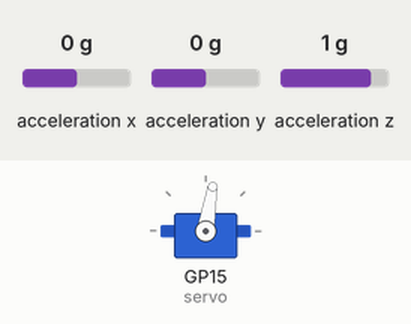
The program below on a simulated Raspberry Pi Pico running MicroPython. Parts: servo. Inputs (shaded band) come from the test bench; at power-on: acceleration y 0 g, acceleration z 1 g, acceleration x 0 g. Servo angles are drawn from the pulse width (0.5 ms = 0°, 2.5 ms = 180°); library files of the repository ran but are not shown: imu.py.

Above: at 1.4 s.
1.5 s: acceleration y set to -1.4 g
At 2.7 s:
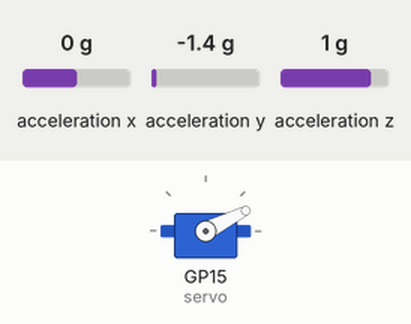
3.0 s: acceleration z set to -1.4 g
At 4.3 s:
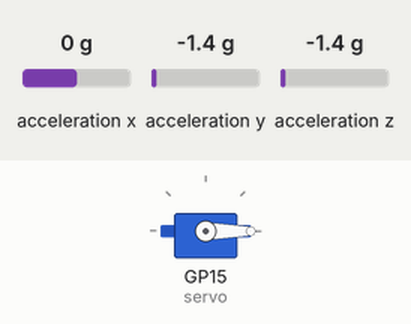
4.6 s: acceleration y set to -0.2 g
6.1 s: acceleration y set to 0.1 g
At 6.9 s:
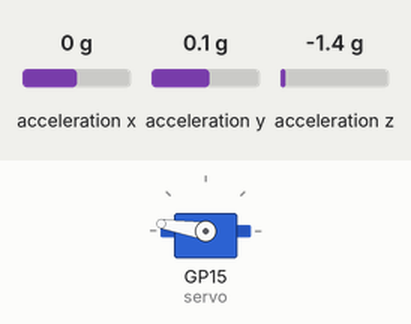
7.7 s: acceleration z set to 0.1 g
At 8.7 s:
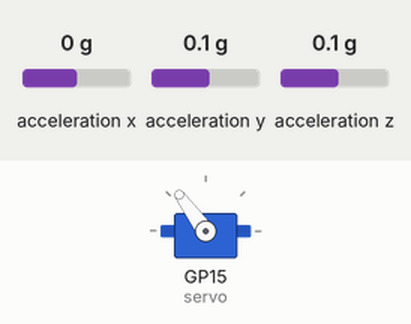
9.2 s: acceleration y set to -0.8 g
At 10.3 s:
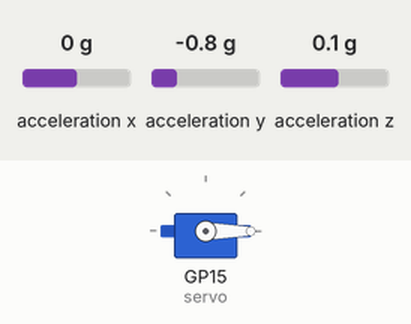
Timing chart, 0 to 11.7 s (numbered marks = the images above; inputs shaded):
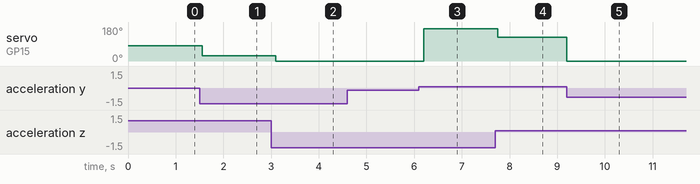

The program:

7.11_somatosensory_controller.py
```python
from imu import MPU6050
from machine import I2C, Pin, PWM
import utime
import math

# Initialize I2C communication for MPU6050
i2c = I2C(1, scl=Pin(7), sda=Pin(6))
mpu = MPU6050(i2c)

# Initialize PWM for the servo motor on GP15
servo = PWM(Pin(15))
servo.freq(50)  # Set frequency to 50Hz for servo

# Function to map angle to PWM duty cycle
def angle_to_duty(angle):
    # Convert angle (0-180) to duty cycle (0.5ms - 2.5ms pulse width)
    # Duty cycle range is from 2% to 12% for 0.5ms to 2.5ms at 50Hz
    duty_cycle = (angle / 18) + 2
    duty_u16 = int(duty_cycle / 100 * 65535)
    return duty_u16

# Function to get the tilt angle from accelerometer data
def get_tilt_angle():
    accel = mpu.accel
    x = accel.x
    y = accel.y
    z = accel.z
    angle = math.atan2(y, z) * (180 / math.pi)
    return angle + 90  # Adjust angle to range from 0 to 180

# Main loop
try:
    while True:
        angle = get_tilt_angle()
        if angle < 0:
            angle = 0
        elif angle > 180:
            angle = 180
        duty = angle_to_duty(angle)
        servo.duty_u16(duty)
        utime.sleep(0.1)
except KeyboardInterrupt:
    servo.deinit()
    print("Program stopped.")
```

Measured:
- the behaviour switches between -0.1 and 0 g on acceleration y (found by bisection; images 2 and 3)
- after the input at 1.5 s, servo on GP15 (servo): 81° → 27° after 0.05 s
- after the input at 3.0 s, servo on GP15 (servo): 27° → 0° after 0.10 s
- after the input at 4.6 s, every drawn part: stays the same
- after the input at 6.1 s, servo on GP15 (servo): 0° → 171° after 0.10 s
- after the input at 7.7 s, servo on GP15 (servo): 171° → 126° after 0.05 s
- after the input at 9.2 s, servo on GP15 (servo): 126° → 0° at once
